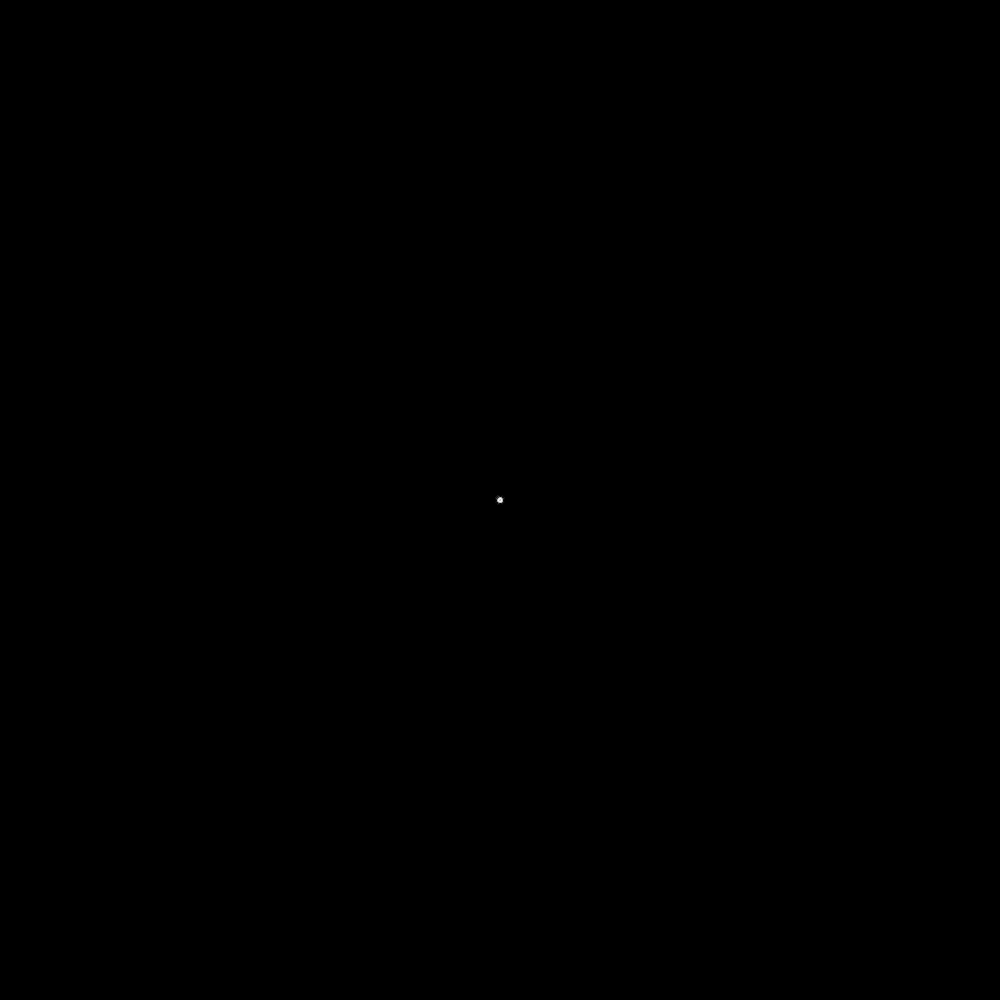
Frame 1 (no input)
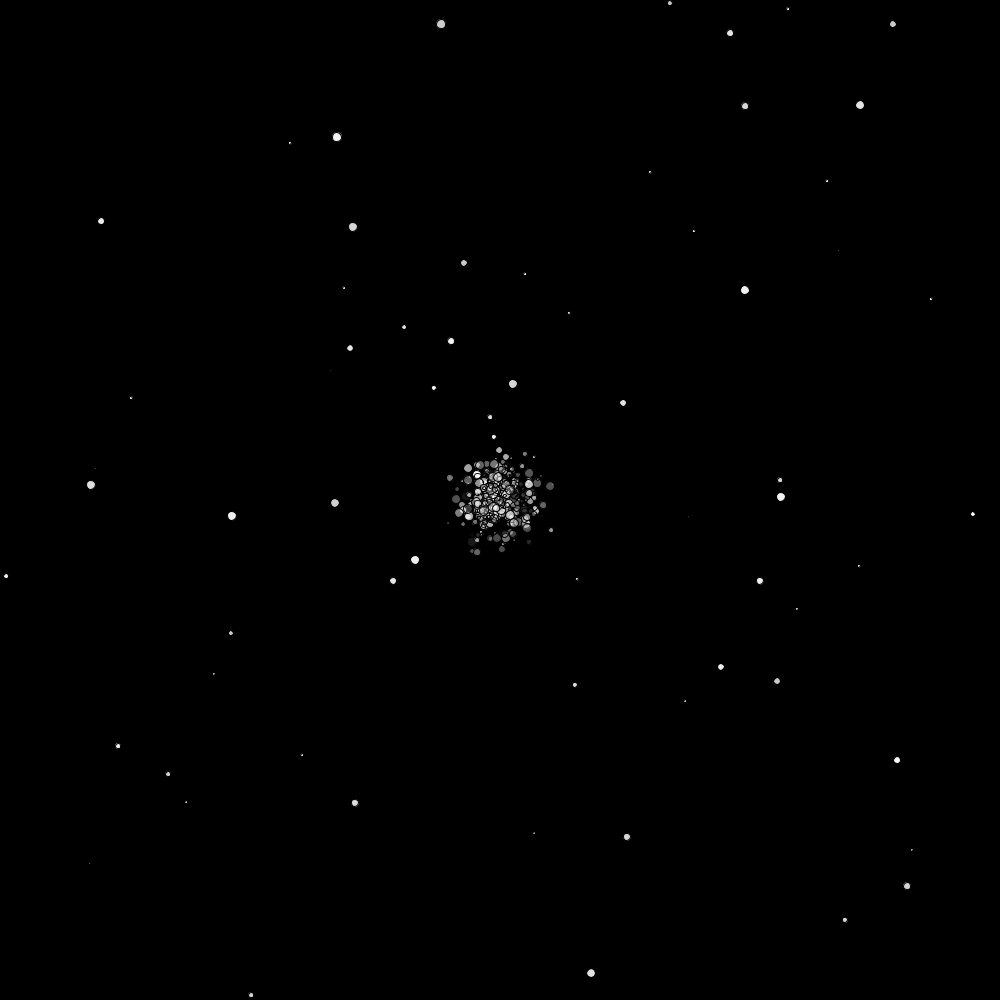
Frame 60 (the mouse pressed at the canvas centre just before this capture)
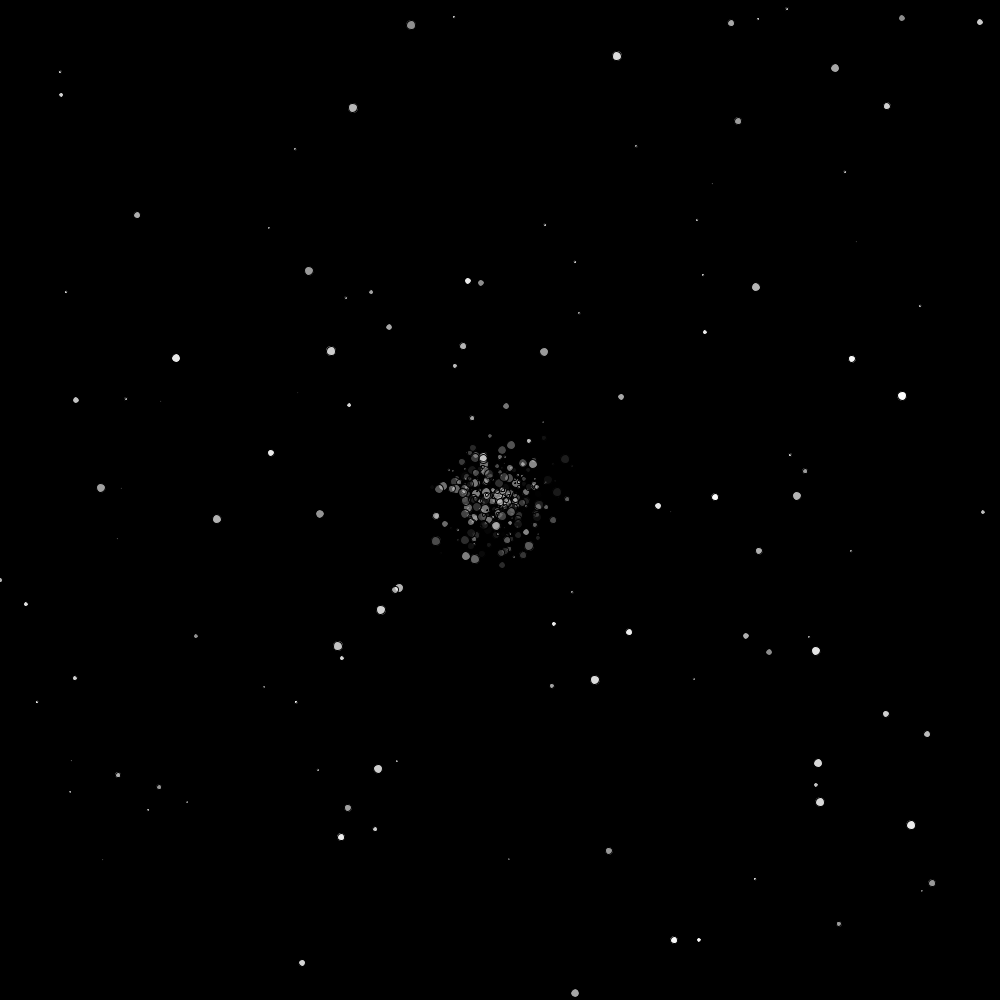
Frame 120 (the mouse held since frame 60 and released just before this capture)

The Processing sketch that drew these frames (run headless with seeded random() and noise(); from frame 60 on, the mouse is pressed at the canvas centre):

// Processing sketch: CircularReplenishment
// ── CircularReplenishment.pde

int particles = 500 ; 
int cnt; 
Particle[] h1;

void setup()
{
  background(0,0,0); 
 size(1000,1000);  
 h1 = new Particle[particles];

 for(int i = 1; i < particles; i++)
 {
   h1[i] = new Particle();
 }
}

void draw()
{
   background(0,0,0); 
      for(int i = 1; i < particles; i++)
   {
     h1[i].update();
   }
}

// ── Particle.pde
class Particle {
 int x, y, intensity, dx, dy;
 float size; 
 
  Particle()
{
  size = random(1,10); 
  intensity = int(random(0,255)); 
  fill(255,255,255,intensity); 
  x = int(random(0,width)); 
  y = int(random(0,height)); 
  ellipse(x,y,size,size); 
  
   if(x >= width / 2)
      {
        dx = -abs(x - (width/2));
      } else {
        dx = abs(x - (width/2));
      }
       if(y >= height / 2)
      {
        dy = -abs(y - (height/2));
      } else {
        dy = abs(y - (height/2));
      }
}

  void update()
  {
    if(intensity > 0)
    {
     
    intensity--; 
    fill(255,255,255,intensity);
     ellipse(x+dx,y+dy,size,size); 
       x = x + int(random(-5,5)); 
      y = y + int(random(-5,5)); 
    } else {
    intensity = 255; 
    x = int(random(0,width)); 
    y = int(random(0,height)); 
    }
  }  
}
